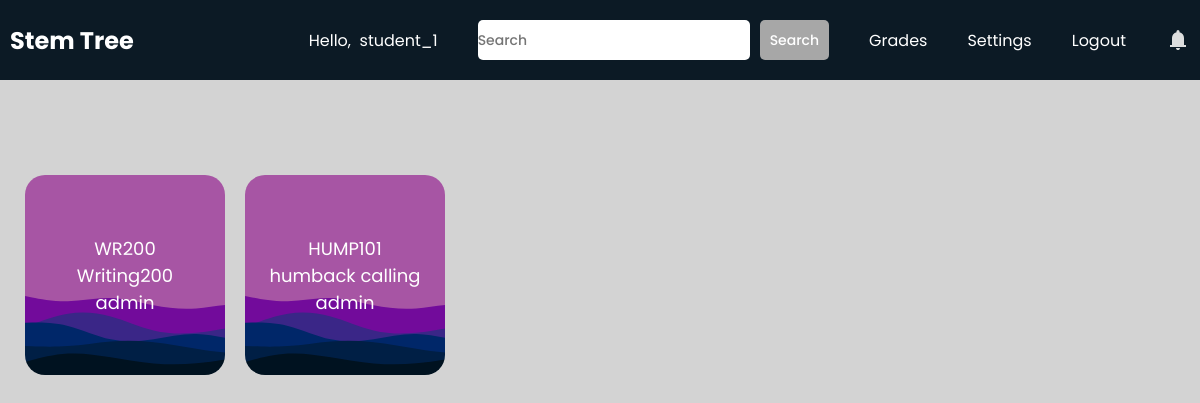
Page /students/ (signed in) on the committed database.
### teachers/models.py (models this page shows, shortened)
class MyClass(models.Model):
    id = models.UUIDField(primary_key=True, default=uuid.uuid4, editable=False)
    class_descriptor = models.CharField(max_length=50)
    class_name = models.CharField(max_length=100)
    term = models.CharField(max_length=100, null=True)
    teacher = models.ForeignKey(User, on_delete=models.CASCADE)

### students/views.py (the view)
# urls.py: 2. Add a URL to urlpatterns:  path('', views.home, name='home')
def home(request):
    classes = []
    form = MyClassForm()
    if request.method == 'POST':
        form = MyClassForm(request.POST)
        if form.is_valid():
            course = form.save(commit=False)
            course.teacher = request.user
            course.save()
    enrolled_courses = EnrolledUser.objects.filter(user=request.user)
    for course in enrolled_courses:
        classes.append(course.course)
    context = {'form':form, 'classes': classes}
    return render(request, "students/home.html", context)

### teachers/forms.py
class MyClassForm(forms.ModelForm):
    class Meta:
        model = MyClass
        fields = ['class_name', 'class_descriptor']

### students/templates/students/home.html (shortened to what this page needs)
{% extends 'students/base.html' %}
{% load static %}
{% block extra_css %}
    <link rel="stylesheet" href="{% static 'css/teacher.css' %}">
{% endblock %}
{% block content %}
    <div id="contentwrapper">
        <div id="content">
            {% if classes %}
                    {% for class in classes %}
                        <div class="cards" data-class-id= "{{ class.id }}" >
                            <span>{{ class.class_descriptor }}</span>
                            <span>{{ class.class_name }}</span>
                            <span>{{ class.teacher.username }}</span>
                        </div>
                    {% endfor %}
            {% else %}
                <span id="noclasses">No Classes have been added</span>
            {% endif %}
        </div>
    </div>
{% endblock %}

### students/templates/students/base.html (shortened to what this page needs)
<!DOCTYPE html>
<html lang="en">
    <head>
        {% load static %}
        <link rel="stylesheet" href="{% static 'css/base.css' %}">
        <link rel="stylesheet" href="https://cdnjs.cloudflare.com/ajax/libs/font-awesome/6.3.0/css/all.min.css">
        {% block extra_css %}
        {% endblock %}
    </head>
    <body>
        <header>
            <nav class="navbar">
                <h2 class="logo"><a href="{% url 'students:home' %}">Stem Tree</a></h2>
                <ul class="all-links">
                    <li id="username"><span>Hello,  {{request.user}}</span></li>
                    <li>
                        <li>
                            <form class="nav-form" method="post" action="{% url 'students:search' %}">
                                <input
                                    type="text"
                                    name="subject"
                                    id="subject"
                                    placeholder="Search"
                                    class="nav-textarea-input"
                                />
                                <button class="nav-btn">
                                    Search
                                </button>
                            </form>
                        </li>
                    </li>
                    <li><a href="{% url 'students:studentReport' %}">Grades</a></li>
                    <li><a href="{% url 'students:settings' request.path%}">Settings</a></li>
                    <li><a href="{% url 'users:logoutPage' %}">Logout</a></li>
                    <li id="bell-icon">
                        <svg xmlns="http://www.w3.org/2000/svg" width="24" height="24" viewBox="0 0 24 24"><path fill="currentColor" d="M4 19v-2h2v-7q0-2.075 1.25-3.688T10.5 4.2v-.7q0-.625.438-1.063T12 2q.625 0 1.063.438T13.5 3.5v.7q2 .5 3.25 2.113T18 10v7h2v2H4Zm8 3q-.825 0-1.413-.588T10 20h4q0 .825-.588 1.413T12 22Z"/></svg>
                    </li>
                </ul>
            </nav>
        </header>
        {% block content %}
        {% endblock %}
    </body>
</html>

### teachers/static/css/base.css (style rules this page uses)
* { margin: 0; padding: 0; box-sizing: border-box; font-family: "Poppins", sans-serif; }
html { scroll-behavior: smooth; }
body { background: #d3d3d3; }
header { position: fixed; top: 0; left: 0; z-index: 5; width: 100%; display: flex; justify-content: center; background: #0C1A25; }
.navbar { display: flex; padding: 0 10px; max-width: 1200px; width: 100%; align-items: center; justify-content: space-between; }
.navbar .all-links { display: flex; align-items: center; }
.navbar .all-links li { position: relative; list-style: none; }
.navbar .logo a { display: flex; align-items: center; margin-left: 0; }
#bell-icon { display: flex; align-items: center; justify-content: center; }
header a, header span, header svg, header form { margin-left: 40px; text-decoration: none; color: #fff; height: 100%; padding: 20px 0; display: inline-block; }
#username { white-space: pre; }
header a:hover, footer a:hover, header svg { color: #ddd; }
.nav-form { display: flex; align-items: center; justify-content: center; }
.nav-textarea-input { height: 40px; border: none; background: #FFFFFF; font-weight: 500; font-size: 14px; color: #07074D; border-radius: 5px; }
.nav-btn { height: 40px; font-size: 14px; border-radius: 5px; border: none; padding: 10px; margin-left: 10px; font-weight: 500; background-color: #a7a7a7; color: white; cursor: pointer; }

### teachers/static/css/teacher.css (style rules this page uses)
#contentwrapper { height: 100vh; padding-top: 75px; background: #d3d3d3; }
#content { height: calc(100%); background: #d3d3d3; display: flex; flex-wrap: wrap; align-content: flex-start; padding-left: 15px; padding-right: 60px; padding-top: 100px; }
#content span { color: #6e6e6e; }
.cards { background-image: url('../images/wave.svg'); background-size: cover; background-color: #a755a4; font-size: 18px; height: 25vh; width: 15%; min-width: 200px; margin-right: 10px; margin-left: 10px; margin-bottom: 20px; border-radius: 20px; cursor: pointer; display: flex; flex-direction: column; align-items: center; justify-content: center; }
#content .cards span { color: #ffffff; }

### rows in the picture
MyClass: class_descriptor "WR200", class_name "Writing200", teacher.username "admin"
MyClass: class_descriptor "HUMP101", class_name "humback calling", teacher.username "admin"

### other values in the picture
{{ request.user }} "student_1"
